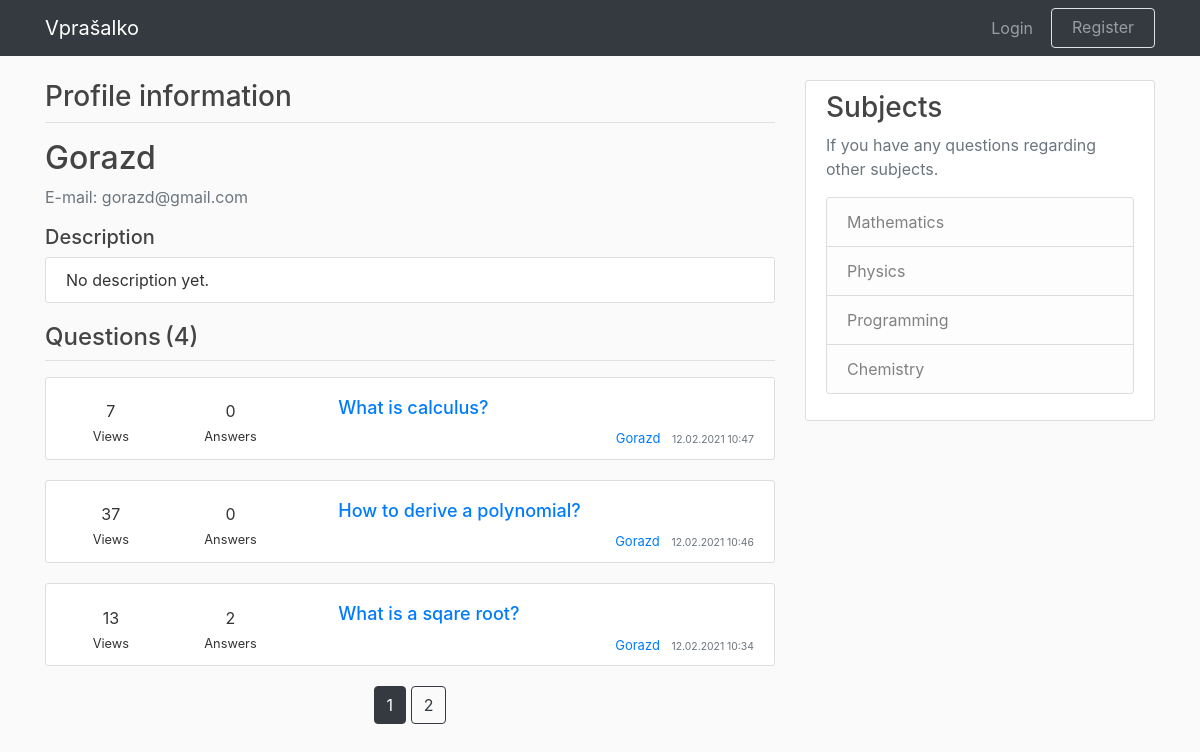
The app's page /user/Gorazd, older data.
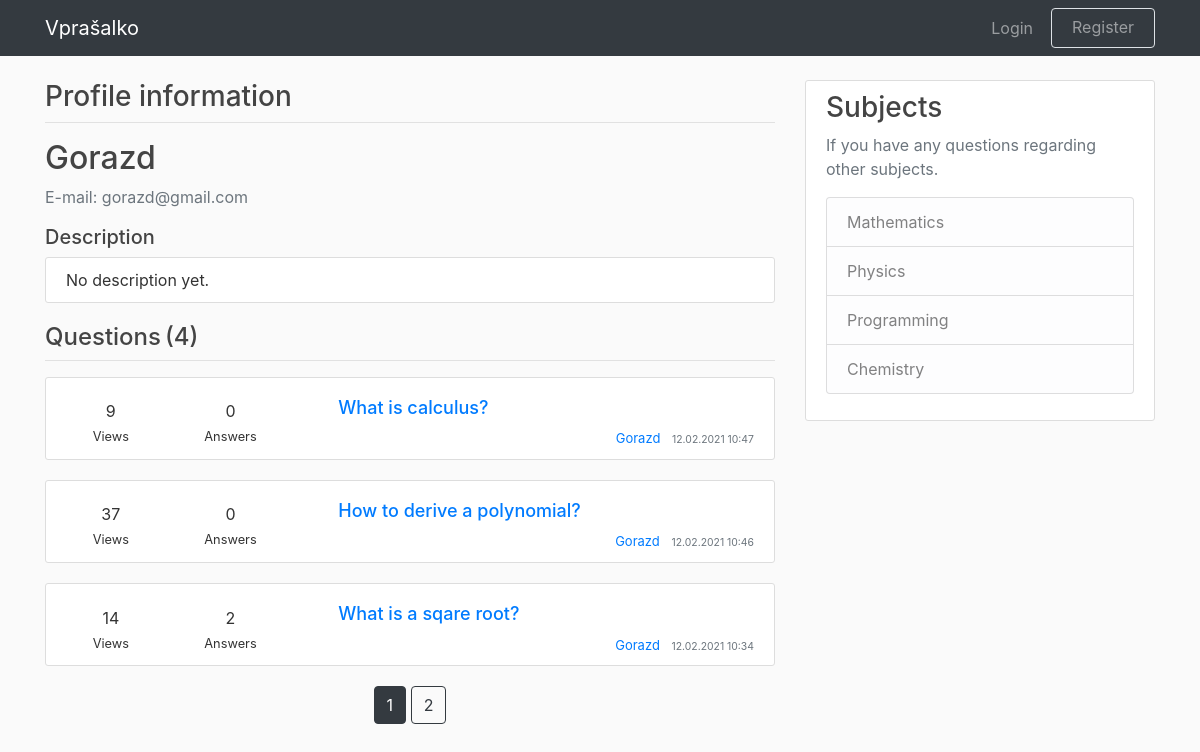
The same page, newer data.
### application/models.py (models this page shows, shortened)
class Question(db.Model, UserMixin):
    id = db.Column(db.Integer, primary_key=True)
    title = db.Column(db.String(100), nullable=False)
    date_posted = db.Column(
        db.DateTime, nullable=False, default=datetime.utcnow
    )
    content = db.Column(db.Text, nullable=False)
    views = db.Column(db.Integer, default=0)
    num_answers = db.Column(db.Integer, default=0)
    user_id = db.Column(db.Integer, db.ForeignKey('user.id'), nullable=False)
    answers = db.relationship(
        "Answer", backref="title", lazy=True, cascade="all, delete-orphan"
    )

class User(db.Model, UserMixin):
    id = db.Column(db.Integer, primary_key=True)
    username = db.Column(db.String(15), unique=True, nullable=False)
    email = db.Column(db.String(120), unique=True, nullable=False)
    password = db.Column(db.String(20), nullable=False)
    description = db.Column(
        db.String(300), nullable=False, default="No description yet."
    )
    questions = db.relationship('Question', backref='author', lazy=True)
    answers = db.relationship('Answer', backref='author', lazy=True)

### application/routes.py (the view)
@app.route("/user/<string:username>")
def user_profile(username):
    page = request.args.get('page', 1, type=int)
    user = User.query.filter_by(username=username).first_or_404()
    questions = (
        Question.query
        .filter_by(author=user)
        .order_by(Question.date_posted.desc())
        .paginate(page=page, per_page=3))
    return render_template('profile.html', questions=questions, user=user)

### application/templates/profile.html
{% extends "layout.html" %}
{% block content %}
    <div class="col-md-8 pd-0 mg-0">
        <div class="forum-title">
            <h3>Profile information</h3>
        </div>
        <hr class="title-line">
        <div class="media">
            <div class="media-body">
                <h2 class="account-heading">{{ user.username }}</h2>
                <p class="text-secondary">E-mail: {{ user.email }}</p>
                <h5>Description</h5>
                <article class="media content-section">
                    <div class="media-body">
                        {{ user.description }}
                    </div>
                </article>
                <span class="row ml-auto">
                    <h4>Questions</h4>
                    <h4 class="ml-1">({{ questions.total }})</h4>
                </span>
                <hr class="title-line">
                {% for question in questions.items %}
                    <article class="media content-section">
                        <div class="media-body">
                            <div class="row">
                                <div class="col-md-2 question-info mt-auto mb-auto">
                                    <span class="likes-number">{{ question.views }}</span>
                                    <div>
                                        <small>Views</small>
                                    </div>
                                </div>
                                <div class="col-md-2 question-info mt-auto mb-auto">
                                    <span class="answers-number">{{ question.num_answers }}</span>
                                    <div>
                                        <small>Answers</small>
                                    </div>
                                </div>
                                <div class="col-md-8 pl-5">
                                    <h3>
                                        <a class="article-title"
                                        href="{{ url_for('question_post', question_id=question.id) }}">
                                            {{ question.title }}
                                        </a>
                                    </h3>
                                    <div class="article-metadata article-info">
                                        <a class="mr-2" href="#top">{{ question.author.username }}</a>
                                        <small class="text-muted">
                                            {{ question.date_posted.strftime('%d.%m.%Y %H:%M') }}
                                        </small>
                                    </div>
                                </div>
                            </div>
                        </div>
                    </article>
                {% endfor %}
                <div class="page-align">
                    {% for page_num in questions.iter_pages(
                        left_edge=1, right_edge=1, left_current=1, right_current=2
                    ) %}
                        {% if page_num %}
                            {% if questions.page == page_num %}
                                <a class="btn btn-dark mb-4"
                                href="{{ url_for('user_profile', username=user.username, page=page_num) }}">
                                    {{ page_num }}
                                </a>
                            {% else %}
                                <a class="btn btn-outline-dark mb-4"
                                href="{{ url_for('user_profile', username=user.username, page=page_num) }}">
                                    {{ page_num }}
                                </a>
                            {% endif %}
                        {% else %}
                            ...
                        {% endif %}
                    {% endfor %}
                </div>
           </div>
        </div>
    </div>
    {% include "sidebar.html" %}
{% endblock content %}

Row changes from the older to the newer data that the page shows:
changed Question "What is calculus?": views "7" → "9"
changed Question "What is a sqare root?": views "13" → "14"
